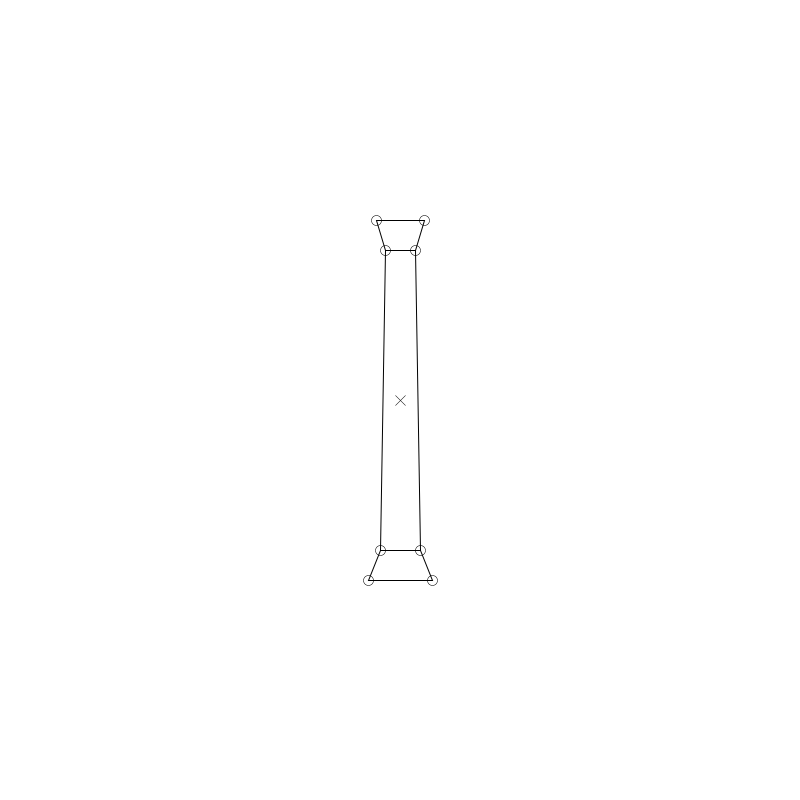
Frame 1 (no input)
Frame 60 (the mouse pressed at the canvas centre just before this capture): identical to frame 1, image omitted
Frame 120 (the mouse held since frame 60 and released just before this capture): identical to frame 1, image omitted

The Processing sketch that drew this single still picture (run headless with seeded random() and noise(); from frame 60 on, the mouse is pressed at the canvas centre):

// Processing sketch: w3_f15_08_functions_parametric_column_1
// ── w3_f15_08_functions_parametric_column_1.pde

// Algotecton
// Daniel Cardoso Llach
// Parametric Column

// Column's basic parameters
int baseHeight = 30;
int shaftHeight = 300;
int capitalHeight = 30;
int diameterLow = 40;
int diameterHigh = 30;

// change rate
int rate = 8;

void setup(){
 
 ellipseMode(CENTER);
 size(800, 800);
 smooth(); 
}

void draw(){
 
  draw_column(width/2, height/2, baseHeight, shaftHeight, capitalHeight, diameterLow, diameterHigh);
  
}

void draw_column(int x, int y, int bH, int sH, int cH, int dL, int dH){
  
  background(255);

  noFill();
  stroke(0);
  strokeWeight(0.5);
  
  // construction points 
  
  //ellipse(x, y, 15, 15);  // center point
  line(x, y, x+5, y+5);
  line(x, y, x-5, y+5);
  line(x, y, x-5, y-5);
  line(x, y, x+5, y-5);
  
  // capitel
  ellipse(x-(dH/2), y-(sH/2), 10, 10);
  ellipse(x+(dH/2), y-(sH/2), 10, 10);
  ellipse(x+(dH/2) + (dH*0.3), 1.0*(y - ((sH/2)+cH)), 10, 10);
  ellipse(x-((dH/2) + (dH*0.3)), y - ((sH/2)+cH), 10, 10);
  
  // base
  ellipse(x-(dL/2)-(dL*0.3), y + (sH/2) +bH, 10, 10);
  ellipse(x+(dL/2)+(dL*0.3), y + (sH/2) + bH, 10, 10);
  ellipse(x + (dL/2), y + (sH/2), 10, 10);
  ellipse(x - (dL/2), y + (sH/2), 10, 10);
  
  strokeWeight(1);

  //draw capitel
  quad(x-(dH/2), y-(sH/2), x+(dH/2), y-(sH/2), x+(dH/2) + (dH*0.3), 1.0*(y - ((sH/2)+cH)), x-((dH/2) + (dH*0.3)), y - ((sH/2)+cH));

  // shaft
  quad(x-(dL/2), y + (sH/2), x +(dL/2), y + (sH/2), x + (dH/2), y - (sH/2), x - (dH/2), y - (sH/2));

  // base  
  quad(x-(dL/2)-(dL*0.3), y + (sH/2) +bH, x+(dL/2)+(dL*0.3), y + (sH/2) + bH, x + (dL/2), y + (sH/2), x - (dL/2), y + (sH/2));
  
}

void keyPressed(){
 
 // change column dimensions 
  
 if (key == CODED){
   if (keyCode == UP){
     shaftHeight += rate;    
   }
   if (keyCode == DOWN){
     shaftHeight -= rate;
   }
   if (keyCode == LEFT){
     diameterLow -= rate; 
   }
   if (keyCode == RIGHT){
     diameterLow += rate; 
   }
  
 }
 
 if (key == 'w'){
  diameterHigh += rate; 
 }
 if (key == 's'){
  diameterHigh-= rate; 
 }
 if (key == 'q'){
  capitalHeight += rate; 
 }
 if (key == 'a'){
   capitalHeight -= rate;
 }
 if (key == 'e'){
   if (baseHeight <= (height - 100)){
    baseHeight += rate;      
   }
 }
 if (key == 'd'){
   if (baseHeight >= 10){
    baseHeight -= rate;      
   } 
 }
  
}
